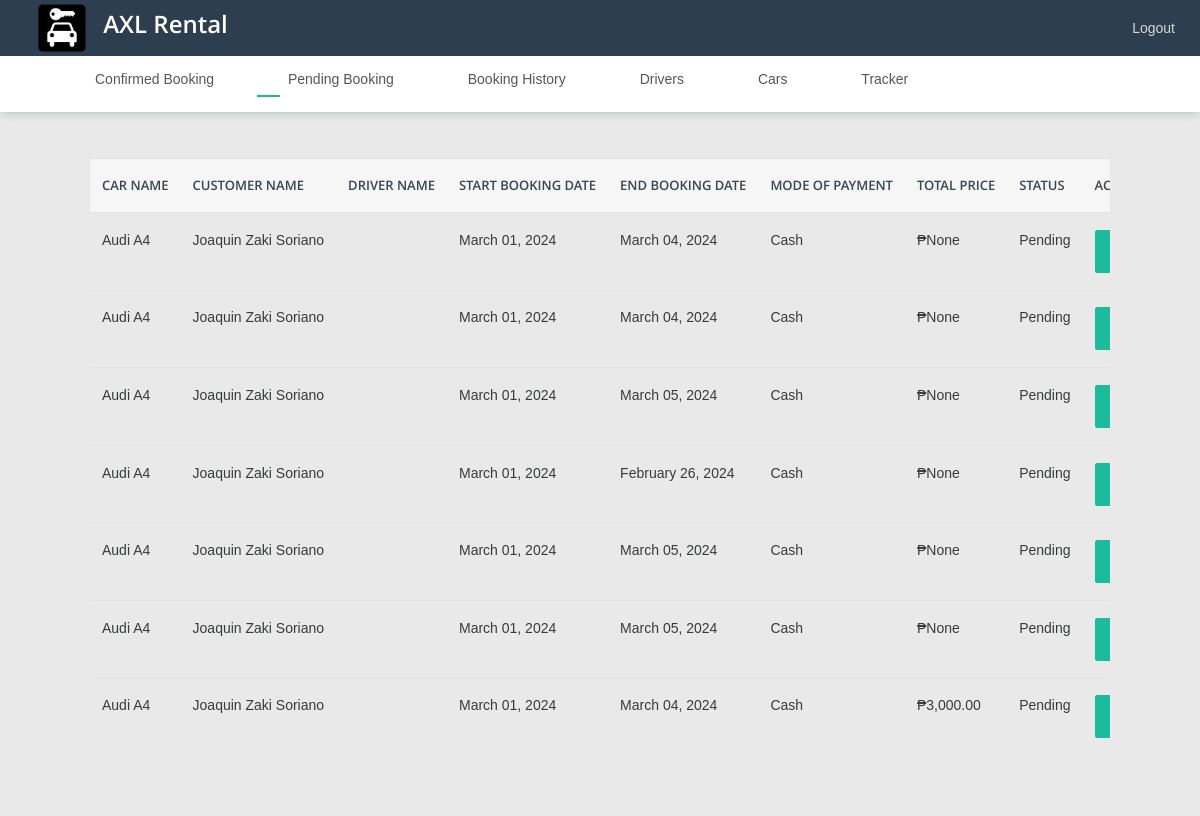
The page /adminpending-booking (signed in) on the database as committed earlier.
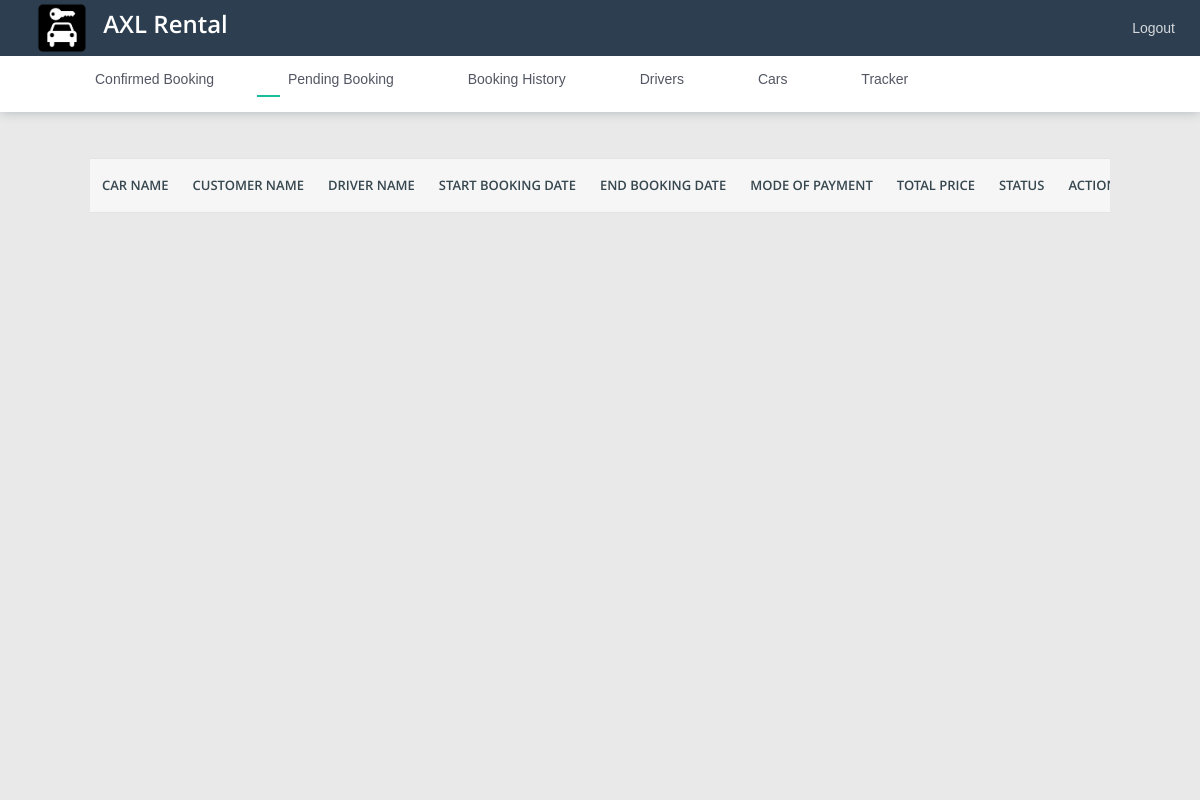
The same page on the database as committed later.
### rental/models.py (models this page shows, shortened)
class Booking(models.Model):
    booking_id = models.UUIDField(primary_key=True, default=uuid.uuid4, editable=False)
    car = models.ForeignKey(Cars, on_delete=models.CASCADE, null=True, blank=True)
    customer = models.ForeignKey(Customer, on_delete=models.CASCADE, null=True, blank=True)
    driver = models.ForeignKey(Driver, on_delete=models.CASCADE, null=True, blank=True)
    booking_start_date = models.DateField()
    booking_end_date = models.DateField()
    booking_status = models.CharField(max_length=255, null=True, blank=True)
    reference_number = models.CharField(max_length=255, null=True, blank=True)
    reference_number_penalty = models.CharField(max_length=255, null=True, blank=True)
    customer_note = models.TextField(null=True, blank=True)
    customer_license_id = models.ImageField(upload_to='uploads/license', null=True, blank=True)
    customer_valid_id = models.ImageField(upload_to='uploads/valid_id', null=True, blank=True)
    toll_fee = models.IntegerField(default=1000 , null=True, blank=True)
    total_penalty = models.IntegerField(default=0, null=True, blank=True)
    booking_total_price = models.IntegerField(default=0, null=True, blank=True)
    is_pickup = models.BooleanField(default=False)
    is_cash = models.BooleanField(default=False)
    def price(self):
        if self.booking_total_price:
            total_amount = float(self.booking_total_price)
            total_amountstr = "{:,.2f}".format(total_amount)
            return total_amountstr
    def startdate(self):
        return self.booking_start_date.strftime("%B %d, %Y")
    def enddate(self):
        return self.booking_end_date.strftime("%B %d, %Y")

class Cars(models.Model):
    car_id = models.UUIDField(primary_key=True, default=uuid.uuid4, editable=False)
    car_name = models.CharField(max_length=255, null=True, blank=True)
    car_model = models.CharField(max_length=255, null=True, blank=True)
    car_license_plate = models.CharField(max_length=255, null=True, blank=True)
    car_price = models.IntegerField()
    car_color = models.CharField(max_length=255, null=True, blank=True)
    car_seater = models.IntegerField(null=True, blank=True)
    car_image = models.ImageField(upload_to='uploads/cars', null=True, blank=True)
    is_available = models.BooleanField(default=True)
    device_name = models.CharField(max_length=255, null=True, blank=True)
    class Meta:
        verbose_name_plural = 'Cars'

class Customer(models.Model):
    user = models.OneToOneField(CustomUser, on_delete=models.CASCADE, null=True, blank=True)
    customer_id = models.UUIDField(primary_key=True, default=uuid.uuid4, editable=False)
    customer_name = models.CharField(max_length=255, null=True, blank=True)
    customer_email = models.EmailField(max_length=255, null=True, blank=True)
    customer_phone = models.CharField(max_length=255, null=True, blank=True)
    customer_address = models.CharField(max_length=255, null=True, blank=True)
    customer_license_valid_id = models.ImageField(upload_to='uploads/license', null=True, blank=True)
    is_first_time = models.BooleanField(default=True)

### rental/views.py (the view)
# urls.py: path("adminpending-booking", views.AdminPendingBooking, name="adminpending-booking"),
@login_required(login_url='login')
def AdminPendingBooking(request):
    booking = Booking.objects.filter(booking_status="Pending")
    context = {'bookings': booking}
    return render(request, 'rental/admin/pending_booking.html', context)

### rental/templates/rental/admin/pending_booking.html (shortened to what this page needs)
{% extends 'rental/admin/admin_base.html' %}
{% load static %}
{% block content %}
<div class="card-body table-border-style">
    <div class="table-responsive">
        <table class="table">
            <thead>
                <tr>
                    <th>Car Name</th>
                    <th>Customer Name</th>
                    <th>Driver Name</th>
                    <th>Start Booking Date</th>
                    <th>End Booking Date</th>
                    <th>Mode of Payment</th>
                    <th>Total Price</th>
                    <th>Status</th>
                    <th>Action</th>
                </tr>
            </thead>
            <tbody>
                {% for booking in bookings %}
                <tr>
                    <td>{{booking.car.car_name}}</td>
                    <td>{{booking.customer.customer_name | title}}</td>
                    <td>{{booking.driver.driver_name | title}}</td>
                    <td>{{booking.startdate}}</td>
                    <td>{{booking.enddate}}</td>
                    {% if booking.is_cash %}
                        <td>Cash</td>
                    {% else %}
                        <td>Gcash</td>
                    {% endif %}
                    <td>₱{{booking.price}}</td>
                    <td>{{booking.booking_status}}</td>
                    <td>
                        <a class="btn  btn-primary" href="{% url 'adminbooking-details' booking.booking_id %}">View</a>
                    </td>
                </tr>
                {% endfor %}
            </tbody>
        </table>
    </div>
</div>
{% endblock %}

Rows that differ between the two databases and show on the page:
removed Booking: car.car_name "Audi A4", customer.customer_name "Joaquin Zaki Soriano", startdate "March 01, 2024", enddate "March 04, 2024", is_cash "Cash", price "None", booking_status "Pending"
removed Booking: car.car_name "Audi A4", customer.customer_name "Joaquin Zaki Soriano", startdate "March 01, 2024", enddate "March 04, 2024", is_cash "Cash", price "None", booking_status "Pending"
removed Booking: car.car_name "Audi A4", customer.customer_name "Joaquin Zaki Soriano", startdate "March 01, 2024", enddate "March 05, 2024", is_cash "Cash", price "None", booking_status "Pending"
removed Booking: car.car_name "Audi A4", customer.customer_name "Joaquin Zaki Soriano", startdate "March 01, 2024", enddate "February 26, 2024", is_cash "Cash", price "None", booking_status "Pending"
removed Booking: car.car_name "Audi A4", customer.customer_name "Joaquin Zaki Soriano", startdate "March 01, 2024", enddate "March 05, 2024", is_cash "Cash", price "None", booking_status "Pending"
removed Booking: car.car_name "Audi A4", customer.customer_name "Joaquin Zaki Soriano", startdate "March 01, 2024", enddate "March 05, 2024", is_cash "Cash", price "None", booking_status "Pending"
removed Booking: car.car_name "Audi A4", customer.customer_name "Joaquin Zaki Soriano", startdate "March 01, 2024", enddate "March 04, 2024", is_cash "Cash", price "3,000.00", booking_status "Pending"
